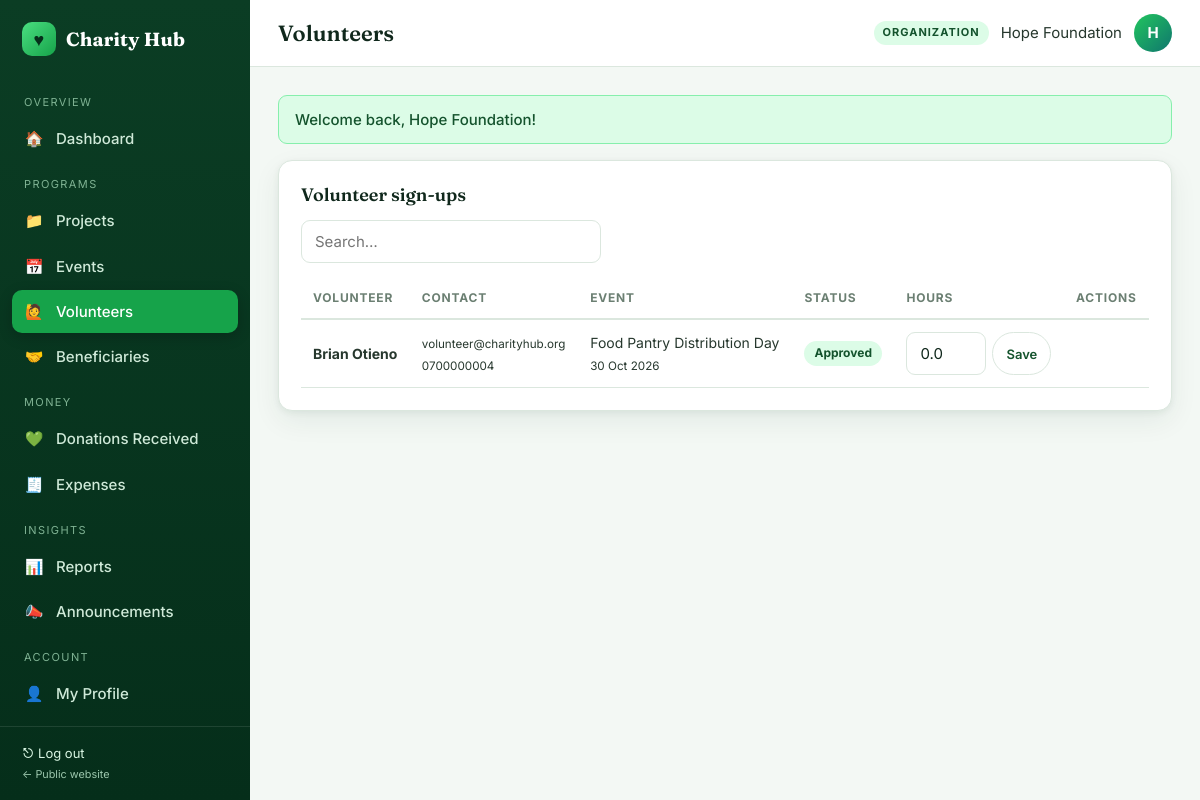
Page /organization/volunteers.php (signed in) on the committed database.
### tables this page shows
CREATE TABLE organizations (
  org_id INT AUTO_INCREMENT PRIMARY KEY,
  user_id INT NOT NULL,
  organization_name VARCHAR(200) NOT NULL,
  description TEXT NULL,
  location VARCHAR(150) NULL,
  verification_status ENUM('PENDING','VERIFIED','REJECTED') NOT NULL DEFAULT 'PENDING',
  created_at TIMESTAMP DEFAULT CURRENT_TIMESTAMP,
  FOREIGN KEY (user_id) REFERENCES users(user_id) ON DELETE CASCADE
);

CREATE TABLE volunteer_signups (
  signup_id INT AUTO_INCREMENT PRIMARY KEY,
  event_id INT NOT NULL,
  volunteer_id INT NOT NULL,
  status ENUM('PENDING','APPROVED','DECLINED') NOT NULL DEFAULT 'PENDING',
  hours DECIMAL(5,1) NOT NULL DEFAULT 0,
  created_at TIMESTAMP DEFAULT CURRENT_TIMESTAMP,
  UNIQUE KEY uq_signup (event_id, volunteer_id),
  FOREIGN KEY (event_id) REFERENCES events(event_id) ON DELETE CASCADE,
  FOREIGN KEY (volunteer_id) REFERENCES users(user_id) ON DELETE CASCADE
);

CREATE TABLE users (
  user_id INT AUTO_INCREMENT PRIMARY KEY,
  name VARCHAR(150) NOT NULL,
  email VARCHAR(150) NOT NULL UNIQUE,
  password VARCHAR(255) NOT NULL,
  phone VARCHAR(20) NOT NULL,
  role ENUM('ADMIN','ORGANIZATION','DONOR','VOLUNTEER','BENEFICIARY') NOT NULL,
  status ENUM('ACTIVE','SUSPENDED') NOT NULL DEFAULT 'ACTIVE',
  created_at TIMESTAMP DEFAULT CURRENT_TIMESTAMP
);

CREATE TABLE events (
  event_id INT AUTO_INCREMENT PRIMARY KEY,
  org_id INT NOT NULL,
  title VARCHAR(200) NOT NULL,
  description TEXT NOT NULL,
  location VARCHAR(200) NOT NULL,
  event_date DATE NOT NULL,
  start_time TIME NULL,
  volunteers_needed INT NOT NULL DEFAULT 10,
  status ENUM('OPEN','CLOSED','COMPLETED','CANCELLED') NOT NULL DEFAULT 'OPEN',
  created_at TIMESTAMP DEFAULT CURRENT_TIMESTAMP,
  FOREIGN KEY (org_id) REFERENCES organizations(org_id) ON DELETE CASCADE
);

### includes/org_guard.php (called while the page is built, shortened)
<?php
$org = my_org();
$orgId = (int)$org['org_id'];

### organization/volunteers.php (the view, shortened to what this page needs)
<?php
require_once __DIR__ . '/../includes/bootstrap.php';
require_once __DIR__ . '/../includes/org_guard.php';
$rows = db_all("SELECT s.*, u.name, u.email, u.phone, e.title, e.event_date FROM volunteer_signups s JOIN events e ON e.event_id=s.event_id JOIN users u ON u.user_id=s.volunteer_id WHERE e.org_id=? ORDER BY FIELD(s.status,'PENDING','APPROVED','DECLINED'), e.event_date DESC", [$orgId]);
$pageTitle = 'Volunteers';
include __DIR__ . '/../includes/header.php'; org_notice();
?>
<div class="card"><h2>Volunteer sign-ups</h2><div class="toolbar"><input class="input" placeholder="Search…" data-search="vtbl"></div>
<div class="table-wrap"><table id="vtbl"><thead><tr><th>Volunteer</th><th>Contact</th><th>Event</th><th>Status</th><th>Hours</th><th>Actions</th></tr></thead><tbody>
<?php foreach ($rows as $r): ?><tr><td><b><?= e($r['name']) ?></b></td><td><small><?= e($r['email']) ?><br><?= e($r['phone']) ?></small></td><td><?= e($r['title']) ?><br><small><?= fdate($r['event_date']) ?></small></td><td><?= status_badge($r['status']) ?></td>
<td><?php if ($r['status']==='APPROVED'): ?><form method="post" class="actions"><input class="input" style="width:80px" type="number" step="0.5" min="0" name="hours" value="<?= e($r['hours']) ?>"><button class="btn btn-sm btn-light">Save</button></form><?php else: ?>—<?php endif; ?></td>
<td>
</td></tr>
<?php endforeach; if (!$rows): ?><tr><td colspan="6" class="empty">No volunteer sign-ups yet. Create events so volunteers can join.</td></tr><?php endif; ?></tbody></table></div></div>
<?php include __DIR__ . '/../includes/footer.php';

### includes/header.php (shortened to what this page needs)
<?php
$pageTitle = $pageTitle ?? 'Dashboard';
$u = current_user();
$menus = [
 'ADMIN' => [
   ['Overview', null], ['Dashboard','admin/dashboard.php','🏠'],
   ['Manage', null], ['Users','admin/users.php','👥'], ['Organizations','admin/organizations.php','🏢'],
   ['Donations','admin/donations.php','💚'], ['Projects','admin/projects.php','📁'], ['Events','admin/events.php','📅'],
   ['Insights', null], ['Reports','admin/reports.php','📊'], ['Announcements','admin/announcements.php','📣'],
   ['Account', null], ['My Profile','profile.php','👤'],
 ],
 'ORGANIZATION' => [
   ['Overview', null], ['Dashboard','organization/dashboard.php','🏠'],
   ['Programs', null], ['Projects','organization/projects.php','📁'], ['Events','organization/events.php','📅'],
   ['Volunteers','organization/volunteers.php','🙋'], ['Beneficiaries','organization/beneficiaries.php','🤝'],
   ['Money', null], ['Donations Received','organization/donations.php','💚'], ['Expenses','organization/expenses.php','🧾'],
   ['Insights', null], ['Reports','organization/reports.php','📊'], ['Announcements','announcements.php','📣'],
   ['Account', null], ['My Profile','profile.php','👤'],
 ],
 'DONOR' => [
   ['Overview', null], ['Dashboard','donor/dashboard.php','🏠'],
   ['Give', null], ['Browse Projects','donor/projects.php','🔎'], ['Make a Donation','donor/donate.php','💚'],
   ['My Giving', null], ['Donation History','donor/history.php','🧾'], ['Announcements','announcements.php','📣'],
   ['Account', null], ['My Profile','profile.php','👤'],
 ],
 'VOLUNTEER' => [
   ['Overview', null], ['Dashboard','volunteer/dashboard.php','🏠'],
   ['Volunteer', null], ['Open Events','volunteer/events.php','📅'], ['My Sign-ups','volunteer/my_events.php','✅'],
   ['Announcements','announcements.php','📣'],
   ['Account', null], ['My Profile','profile.php','👤'],
 ],
 'BENEFICIARY' => [
   ['Overview', null], ['Dashboard','beneficiary/dashboard.php','🏠'],
   ['Support', null], ['Request Assistance','beneficiary/request.php','🆘'], ['My Requests','beneficiary/requests.php','📋'],
   ['Announcements','announcements.php','📣'],
   ['Account', null], ['My Profile','profile.php','👤'],
 ],
];
$items = $menus[$u['role']] ?? [];
$self = str_replace('\\','/',$_SERVER['SCRIPT_NAME']);
?><!DOCTYPE html>
<html lang="en">
<head>
<link rel="stylesheet" href="<?= asset('css/app.css') ?>">
</head>
<body>
<div class="shell">
<aside class="sidebar">
  <a class="logo" href="<?= url(dashboard_path($u['role'])) ?>" style="text-decoration:none"><span class="logo-mark">♥</span> Charity Hub</a>
  <nav>
    <?php foreach ($items as $it): ?>
      <?php if ($it[1] === null): ?><div class="nav-label"><?= e($it[0]) ?></div>
      <?php else: $active = (substr($self, -strlen($it[1])) === $it[1]) ? 'active' : ''; ?>
        <a href="<?= url($it[1]) ?>" class="<?= $active ?>"><span class="ic"><?= $it[2] ?></span><?= e($it[0]) ?></a>
      <?php endif; ?>
    <?php endforeach; ?>
  </nav>
  <div class="side-foot"><a href="<?= url('auth/logout.php') ?>" style="color:#d8f5e2">⎋ Log out</a><br><small><a href="<?= url('index.php') ?>" style="color:#9cc7ad">← Public website</a></small></div>
</aside>
<div class="main">
  <div class="topbar">
    <div style="display:flex;align-items:center;gap:12px"><button class="menu-btn" id="menuBtn" aria-label="Menu">☰</button><h1><?= e($pageTitle) ?></h1></div>
    <div class="who"><span class="role-tag"><?= e($u['role']) ?></span><span class="name"><?= e($u['name']) ?></span><div class="avatar"><?= e(strtoupper(substr($u['name'],0,1))) ?></div></div>
  </div>
  <div class="content">
  <?php foreach (get_flash() as $f): ?>
    <div class="alert alert-<?= e($f['type']) ?>"><?= e($f['msg']) ?></div>
  <?php endforeach; ?>

### includes/bootstrap.php (shortened to what this page needs)
<?php
require_once ROOT_PATH . '/config/db.php';
function e($v) { return htmlspecialchars((string)($v ?? ''), ENT_QUOTES, 'UTF-8'); }
function url($path = '') { return BASE_URL . '/' . ltrim($path, '/'); }
function asset($path) { return url('assets/' . ltrim($path, '/')); }
function fdate($d, $fmt = 'd M Y') { return $d ? date($fmt, strtotime($d)) : '—'; }
function get_flash() { $f = $_SESSION['flash'] ?? []; unset($_SESSION['flash']); return $f; }
function db_run($sql, $params = []) {
    global $conn;
    $stmt = $conn->prepare($sql);
    if ($params) {
        $types = '';
        foreach ($params as $p) $types .= is_int($p) ? 'i' : (is_float($p) ? 'd' : 's');
        $stmt->bind_param($types, ...$params);
    }
    if (!$stmt->execute()) { error_log("SQL exec error: " . $stmt->error); $stmt->close(); return false; }
    return $stmt;
}
function db_all($sql, $params = []) {
    $s = db_run($sql, $params); if (!$s) return [];
    $r = $s->get_result(); $rows = $r ? $r->fetch_all(MYSQLI_ASSOC) : []; $s->close(); return $rows;
}
function db_one($sql, $params = []) { $rows = db_all($sql, $params); return $rows[0] ?? null; }
function dashboard_path($role) {
    return [
        'ADMIN' => 'admin/dashboard.php', 'ORGANIZATION' => 'organization/dashboard.php',
        'DONOR' => 'donor/dashboard.php', 'VOLUNTEER' => 'volunteer/dashboard.php',
        'BENEFICIARY' => 'beneficiary/dashboard.php',
    ][$role] ?? 'auth/login.php';
}
function current_user() { return $_SESSION['user'] ?? null; }
function my_org() {
    static $org = false;
    if ($org === false) $org = db_one("SELECT * FROM organizations WHERE user_id = ?", [current_user()['id']]);
    return $org;
}
function status_badge($s) {
    $map = ['ACTIVE'=>'ok','VERIFIED'=>'ok','COMPLETED'=>'ok','APPROVED'=>'ok','FULFILLED'=>'ok','ONGOING'=>'info','OPEN'=>'info',
            'PENDING'=>'warn','SUBMITTED'=>'warn','PLANNED'=>'warn','SUSPENDED'=>'bad','REJECTED'=>'bad','DECLINED'=>'bad','CANCELLED'=>'bad','ON_HOLD'=>'warn','CLOSED'=>'muted'];
    $c = $map[strtoupper($s)] ?? 'muted';
    return '<span class="badge badge-' . $c . '">' . e(ucwords(strtolower(str_replace('_', ' ', $s)))) . '</span>';
}

### rows in the picture
organizations: organization_name "Hope Foundation", organization_name "H"
volunteer_signups: volunteer.name "Brian Otieno", volunteer.email "volunteer@charityhub.org", volunteer.phone "0700000004", event.title "Food Pantry Distribution Day", event.event_date "30 Oct 2026", status "Approved", hours "0.0"

### other values in the picture
$it[0] "OVERVIEW"
$it[2] "🏠"
$it[0] "Dashboard"
$it[0] "PROGRAMS"
$it[2] "📁"
$it[0] "Projects"
$it[2] "📅"
$it[0] "Events"
$it[2] "🙋"
$it[0] "Volunteers"
$it[2] "🤝"
$it[0] "Beneficiaries"
$it[0] "MONEY"
$it[2] "💚"
$it[0] "Donations Received"
